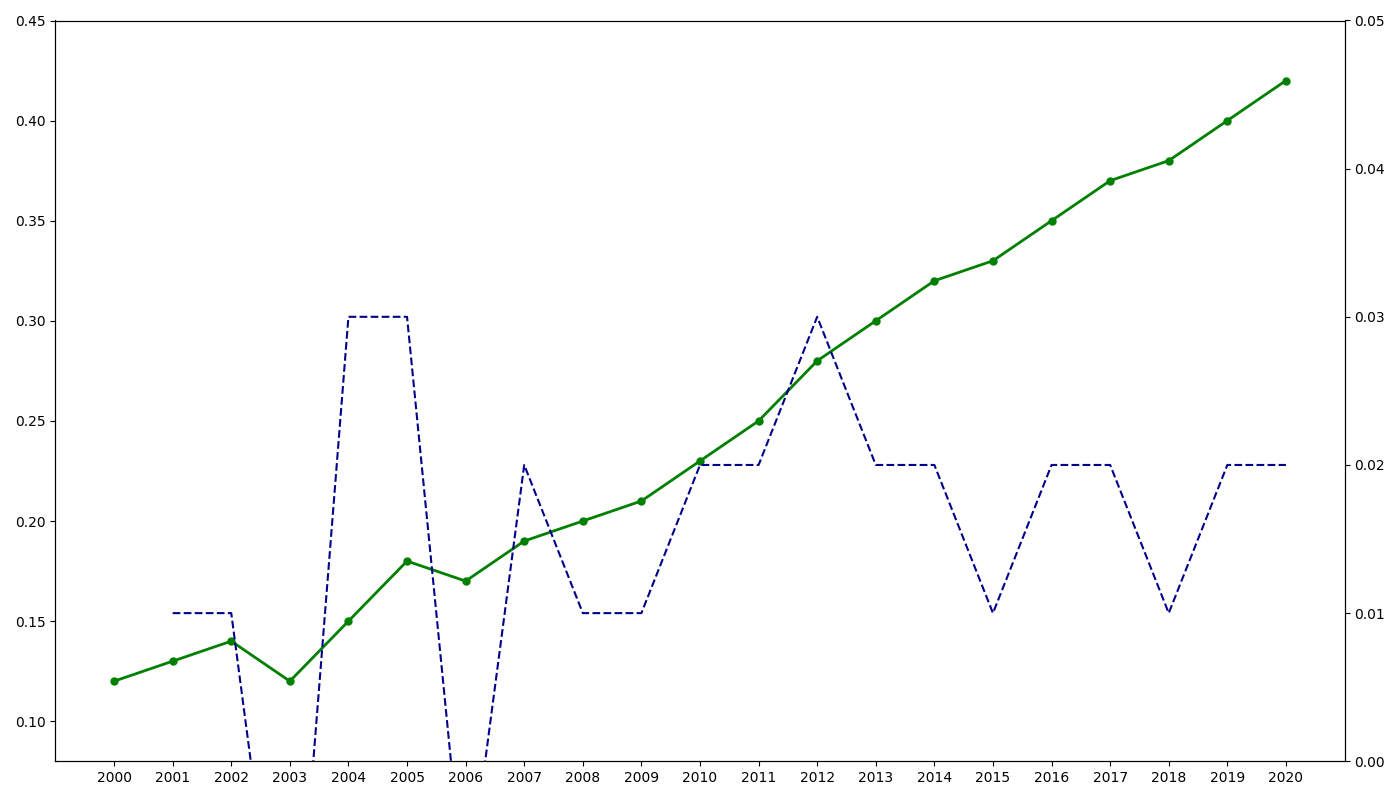

The script that drew this image:
import matplotlib.pyplot as plt
import numpy as np

years = np.arange(2000, 2021)
atlantic_anomalies = [0.12, 0.13, 0.14, 0.12, 0.15, 0.18, 0.17, 0.19, 0.20, 0.21, 0.23, 0.25, 0.28, 0.30, 0.32, 0.33, 0.35, 0.37, 0.38, 0.40, 0.42]

fig, ax = plt.subplots(figsize=(14, 8))
ax.plot(years, atlantic_anomalies, color='green', marker='o', markersize=5, linewidth=2)

ax.set_xticks(years)
ax.set_xlim([1999, 2021])
ax.set_ylim([0.08, 0.45])

ax_anomaly_change = ax.twinx()
atlantic_rate_of_change = np.diff(atlantic_anomalies)
ax_anomaly_change.plot(years[1:], atlantic_rate_of_change, color='darkblue', linestyle='--', linewidth=1.5)
ax_anomaly_change.set_ylim([0.00, 0.05])

plt.tight_layout()
plt.show()
